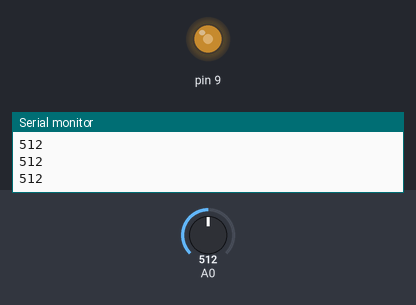
Simulated run of this sketch. Board: Arduino Uno, built with avr-gcc and run on an emulated ATmega328P. Shown: output pins drawn as LEDs (lit = HIGH), the last lines printed to the serial monitor. Inputs (shaded band) come from the test bench; at power-on: A0 = 512.

Above: at 1.2 s.
1.3 s: A0 set to 716
At 2.2 s:
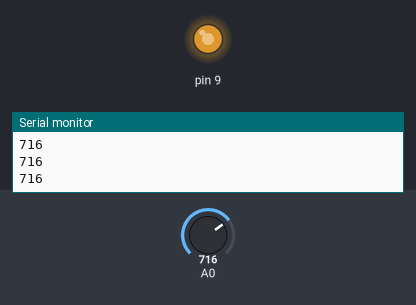
2.8 s: A0 set to 900
At 3.5 s:
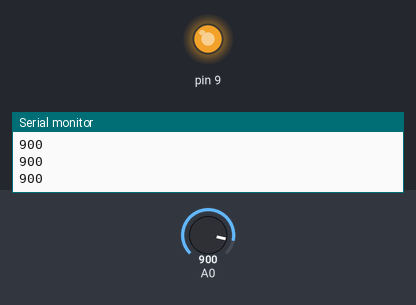
4.3 s: A0 set to 122
At 5.5 s:
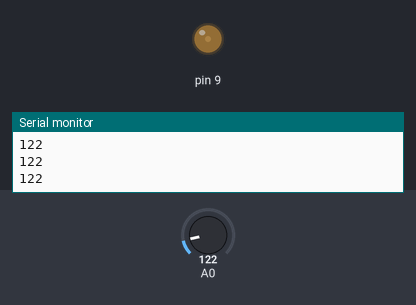
5.8 s: A0 set to 0
At 6.9 s:
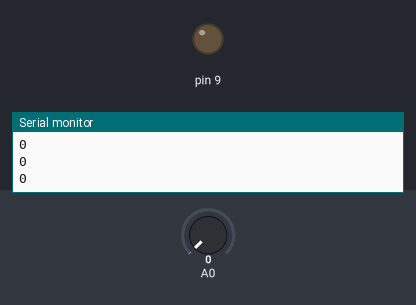
Timing chart, 0 to 8.3 s (numbered marks = the images above; inputs shaded):
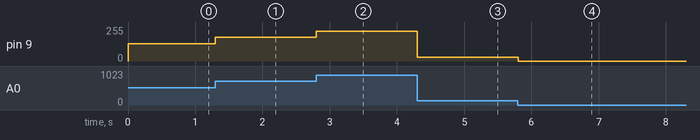

Measured:
- after the input at 1.3 s, pin 9: 128/255 → 179/255 at once
- after the input at 2.8 s, pin 9: 179/255 → 225/255 at once
- after the input at 4.3 s, pin 9: 225/255 → 30/255 at once
- after the input at 5.8 s, pin 9: 30/255 → 0/255 at once

The sketch:

zad5.ino
```cpp
int val = 0 ;
void setup() {
  pinMode(A0,INPUT);
  pinMode(9,OUTPUT);
  Serial.begin(9600);
}
void loop() {
  val = analogRead(A0); // odczyt wartości potencjometru
  analogWrite(9, val/4); //odczyt zakresu do 255
  Serial.println(val);
}
```
